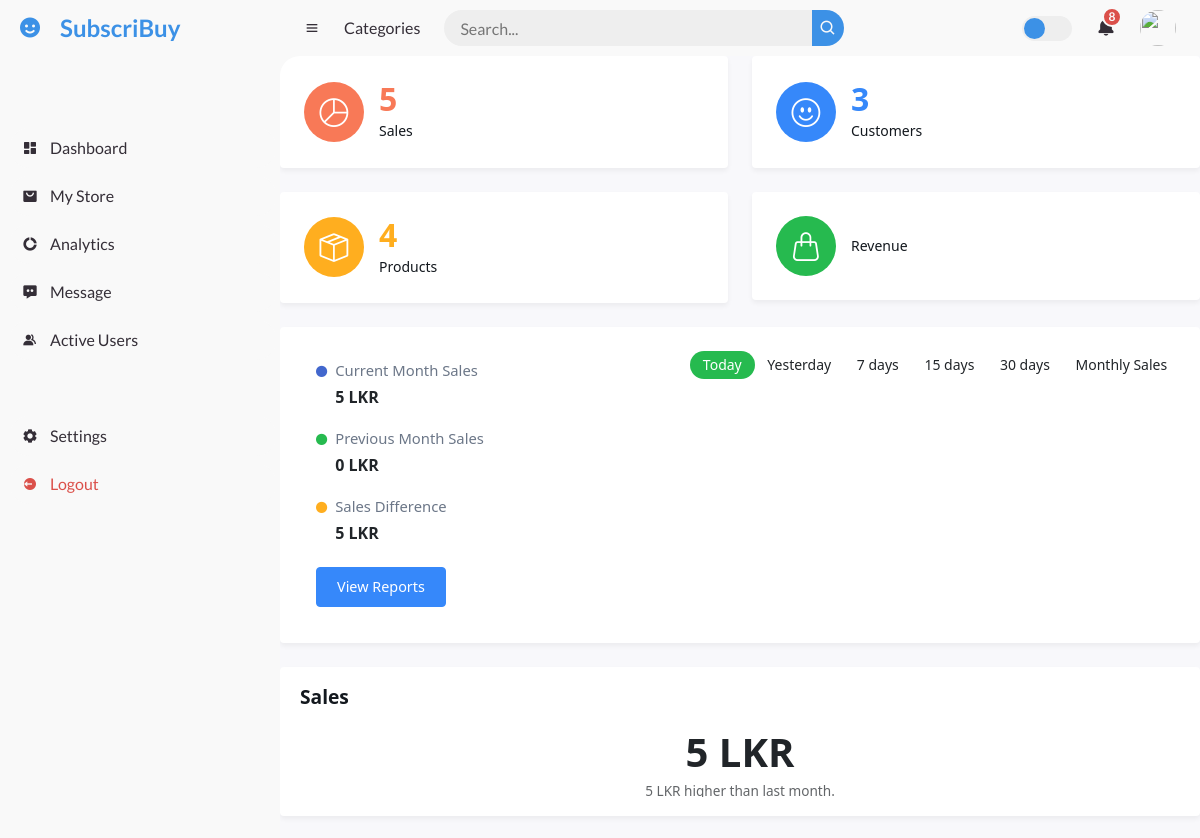
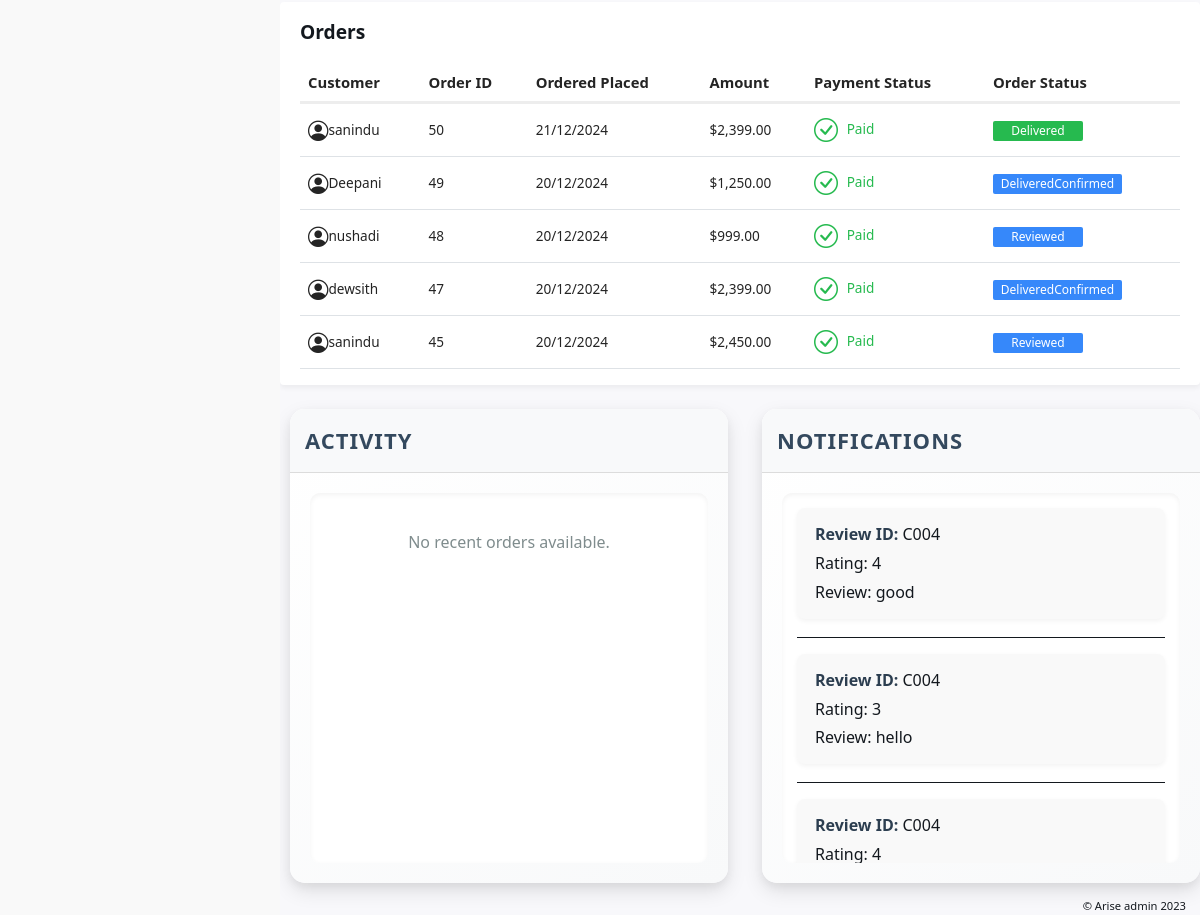
Screenshot of /admin/analytic.php with the database file from the repository (2 pictures, top to bottom).
### tables this page shows
CREATE TABLE `orders` (
  `id` int(11) NOT NULL,
  `c_id` varchar(11) NOT NULL,
  `fullname` varchar(255) NOT NULL,
  `email` varchar(255) NOT NULL,
  `address` text NOT NULL,
  `duration` varchar(50) DEFAULT NULL,
  `renieve` varchar(255) DEFAULT NULL,
  `total_price` decimal(10,2) NOT NULL,
  `payment_status` enum('pending','paid','failed') DEFAULT 'pending',
  `transaction_id` varchar(255) DEFAULT NULL,
  `order_date` timestamp NOT NULL DEFAULT current_timestamp(),
  `order_status` varchar(20) DEFAULT 'toPay'
);

CREATE TABLE `c_reviews` (
  `c_id` varchar(11) NOT NULL,
  `n_id` varchar(11) NOT NULL,
  `rating` int(11) DEFAULT NULL,
  `review_description` text DEFAULT NULL
);

### admin/analytic.php (the view, shortened to what this page needs)
<?php include('admin-header.php');
include '../dbase.php'; ?>
<!doctype html>
<html lang="en">
	<head>
		<link rel="stylesheet" href="assets/css/animate.css">
		<link rel="stylesheet" href="assets/fonts/bootstrap/bootstrap-icons.css">
		<link rel="stylesheet" href="assets/css/main.min.css">
		<link rel="stylesheet" href="assets/vendor/overlay-scroll/OverlayScrollbars.min.css">
	</head>
	<body>
			<div >
<div class="row">
    <?php
    $queries = [
        'sales' => ["SELECT COUNT(id) AS total FROM orders", 'red', 'bi-pie-chart', 'Sales'],
        'customers' => ["SELECT COUNT(c_id) AS total FROM customers", 'blue', 'bi-emoji-smile', 'Customers'],
        'items' => ["SELECT COUNT(n_id) AS total FROM items", 'yellow', 'bi-box-seam', 'Products'],
        'revenue' => ["SELECT SUM(payment_amount) AS total FROM payments", 'green', 'bi-handbag', 'Revenue']
    ];
    foreach ($queries as $key => $data) {
        $result = $conn->query($data[0]);
        if ($result && $result->num_rows > 0) {
            $row = $result->fetch_assoc();
            ?>
            <div class="col-xxl-3 col-sm-6 col-12">
                <div class="stats-tile">
                    <div class="sale-icon shade-<?= $data[1] ?>">
                        <i class="bi <?= $data[2] ?>"></i>
                    </div>
                    <div class="sale-details">
                        <h3 class="text-<?= $data[1] ?>"><?= $row['total'] ?></h3>
                        <p><?= $data[3] ?></p>
                    </div>
                </div>
            </div>
            <?php
        }
    }
    ?>
</div>
<?php
$salesQueryCurrent = "SELECT COUNT(id) AS total_sales FROM orders WHERE MONTH(order_date) = MONTH(CURDATE()) AND YEAR(order_date) = YEAR(CURDATE())";
$salesResultCurrent = $conn->query($salesQueryCurrent);
$salesDataCurrent = $salesResultCurrent->fetch_assoc();
$salesQueryPrevious = "SELECT COUNT(id) AS total_sales FROM orders WHERE MONTH(order_date) = MONTH(CURDATE()) - 1 AND YEAR(order_date) = YEAR(CURDATE())";
$salesResultPrevious = $conn->query($salesQueryPrevious);
$salesDataPrevious = $salesResultPrevious->fetch_assoc();
$salesCurrent = $salesDataCurrent['total_sales'] ?? 0;
$salesPrevious = $salesDataPrevious['total_sales'] ?? 0;
$salesGap = $salesCurrent - $salesPrevious;
?>
						<div class="row">
							<div class="col-xxl-9  col-sm-12 col-12">
								<div class="card">
									<div class="card-body">
										<div class="row">
											<div class="col-xxl-3 col-sm-4 col-12">
												<div class="reports-summary">
                                                <div class="reports-summary-block">
                <i class="bi bi-circle-fill text-primary me-2"></i>
                <div class="d-flex flex-column">
                    <h6>Current Month Sales</h6>
                    <h5><?= $salesCurrent ?> LKR</h5>
                </div>
            </div>
            <div class="reports-summary-block">
                <i class="bi bi-circle-fill text-success me-2"></i>
                <div class="d-flex flex-column">
                    <h6>Previous Month Sales</h6>
                    <h5><?= $salesPrevious ?> LKR</h5>
                </div>
            </div>
            <div class="reports-summary-block">
                <i class="bi bi-circle-fill text-warning me-2"></i>
                <div class="d-flex flex-column">
                    <h6>Sales Difference</h6>
                    <h5><?= $salesGap ?> LKR</h5>
                </div>
            </div>
													<button class="btn btn-info download-reports">View Reports</button>
												</div>
											</div>
											<div class="col-xxl-9 col-sm-8 col-12">
												<div class="row">
													<div class="col-12">
													<div class="graph-day-selection mt-2" role="group">
														<button type="button" class="btn active">Today</button>
														<button type="button" class="btn">Yesterday</button>
														<button type="button" class="btn">7 days</button>
														<button type="button" class="btn">15 days</button>
														<button type="button" class="btn">30 days</button>
														<button type="button" class="btn">Monthly Sales</button>
													</div>
													</div>
												</div>
											</div>
										</div>
									</div>
								</div>
                                    </div>
                                    <div class="col-xxl-3  col-sm-12 col-12">
                                    <div class="card">
                                <div class="card-header">
                                    <div class="card-title">Sales</div>
                                </div>
                                <div class="card-body">
                                    <div class="num-stats">
                                        <h2><?= number_format($salesGap); ?> LKR</h2>
                                        <h6 class="text-truncate">
                                            <?php if ($salesGap > 0) { ?>
                                                <?= number_format($salesGap); ?> LKR higher than last month.
                                            <?php } elseif ($salesGap < 0) { ?>
                                                <?= number_format(abs($salesGap)); ?> LKR lower than last month.
                                            <?php } else { ?>
                                                No change in sales compared to last month.
                                            <?php } ?>
                                        </h6>
                                    </div>
                                </div>
                            </div>
							</div>
					    </div>
                    <div class="row">
        <div class="col-12">
            <div class="card">
                <div class="card-header">
                    <div class="card-title">Orders</div>
                </div>
                <div class="card-body">
                    <div class="table-responsive">
                        <table class="table v-middle">
                            <thead>
                                <tr>
                                     <th>Customer</th>
            <th>Order ID</th>
            <th>Ordered Placed</th>
            <th>Amount</th>
            <th>Payment Status</th>
            <th>Order Status</th>
                                </tr>
                            </thead>
                            <tbody>
                                <?php include 'fetch_orders.php';  ?>
                            </tbody>
                        </table>
                    </div>
                </div>
            </div>
        </div>
    </div>
						<div class="row">
							<?php
include '../dbase.php';
$queryOrders = "
SELECT
    o.id AS order_id,
    o.fullname AS customer_name,
    o.total_price,
    o.payment_status,
    o.transaction_id,
    o.order_date,
    i.name AS item_name,
    i.type AS item_type,
    i.description AS item_description
FROM
    orders o
JOIN
    order_items oi ON o.id = oi.order_id
JOIN
    items i ON oi.item_id = i.n_id
ORDER BY
    o.order_date DESC
LIMIT 5;
";
$resultOrders = $conn->query($queryOrders);
$queryActivity = "SELECT * FROM c_reviews ORDER BY c_id DESC LIMIT 5";
$resultActivity = $conn->query($queryActivity);
?>
<div class="col-sm-6 col-12">
    <div class="card1">
        <div class="card-header">
            <div class="card1-title">Activity</div>
        </div>
        <div class="card-body">
            <div class="scroll370">
                <?php if ($resultOrders && $resultOrders->num_rows > 0) { ?>
                    <ul>
                        <?php while ($order = $resultOrders->fetch_assoc()) { ?>
                            <li>
                                <strong>Order ID:</strong> <?php echo htmlspecialchars($order['order_id']); ?><br>
                                Customer: <?php echo htmlspecialchars($order['customer_name']); ?><br>
                                Order Date: <?php echo htmlspecialchars($order['order_date']); ?><br>
                                Total Amount: $<?php echo number_format($order['total_price'], 2); ?><br>
                            </li>
                            <hr>
                        <?php } ?>
                    </ul>
                <?php } else { ?>
                    <p>No recent orders available.</p>
                <?php } ?>
            </div>
        </div>
    </div>
</div>
<div class="col-sm-6 col-12">
    <div class="card1">
        <div class="card-header">
            <div class="card1-title">Notifications</div>
        </div>
        <div class="card-body">
            <div class="scroll370">
                <?php if ($resultActivity && $resultActivity->num_rows > 0) { ?>
                    <ul>
                        <?php while ($activity = $resultActivity->fetch_assoc()) { ?>
                            <li>
                                <strong>Review ID:</strong> <?php echo htmlspecialchars($activity['c_id']); ?><br>
                                Rating: <?php echo htmlspecialchars($activity['rating']); ?><br>
                                Review: <?php echo htmlspecialchars($activity['review_description']); ?><br>
                            </li>
                            <hr>
                        <?php } ?>
                    </ul>
                <?php } else { ?>
                    <p>No recent activity available.</p>
                <?php } ?>
            </div>
        </div>
    </div>
</div>
						</div>
					</div>
					<div class="app-footer">
						<span>© Arise admin 2023</span>
					</div>
	</body>
</html>

### admin/fetch_orders.php (shortened to what this page needs)
<?php
include '../dbase.php';
$query = "SELECT id, fullname, total_price, payment_status, order_date,order_status FROM orders ORDER BY order_date DESC";
$result = $conn->query($query);
if ($result->num_rows > 0) {
    while($row = $result->fetch_assoc()) {
        echo "<tr>";
        echo "<td><div class='media-box'><i class='bi bi-person-circle' style='font-size: 1.5em;'></i><div class='media-box-body'><div class='text-truncate'>" . htmlspecialchars($row['fullname']) . "</div></div></div></td>";
        echo "<td>" . $row['id'] . "</td>";
        echo "<td>" . date('d/m/Y', strtotime($row['order_date'])) . "</td>";
        echo "<td>$" . number_format($row['total_price'], 2) . "</td>";
        echo "<td><span class='text-" . ($row['payment_status'] == 'paid' ? "green" : ($row['payment_status'] == 'failed' ? "red" : "blue")) . " td-status'><i class='bi " . ($row['payment_status'] == 'paid' ? "bi-check-circle" : ($row['payment_status'] == 'failed' ? "bi-x-circle" : "bi-clock-history")) . "'></i> " . ucfirst($row['payment_status']) . "</span></td>";
        echo "<td><span class='badge shade-" . ($row['order_status'] == 'delivered' ? "green" : ($row['order_status'] == 'cancelled' ? "red" : "blue")) . " min-90'>" . ucfirst($row['order_status']) . "</span></td>";
        echo "</tr>";
    }
} else {
    echo "<tr><td colspan='6'>No orders found</td></tr>";
}
?>

### admin/style.css (style rules this page uses)
* { margin: 0; padding: 0; box-sizing: border-box; }
li { list-style: none; }
:root { --poppins: 'Poppins', sans-serif; --lato: 'Lato', sans-serif; --light: #F9F9F9; --blue: #3C91E6; --light-blue: #CFE8FF; --grey: #eee; --dark-grey: #AAAAAA; --dark: #342E37; --red: #DB504A; --yellow: #FFCE26; --light-yellow: #FFF2C6; --orange: #FD7238; --light-orange: #FFE0D3; }
html { overflow-x: hidden; }
body { background: var(--grey); overflow-x: hidden; }
table { width: 100%; }
th { background-color: #f1f8f6; color: black; font-weight: 600; padding: 12px; text-align: left; }
td { padding: 12px 15px; border-bottom: 1px solid #ddd; text-align: left; color: #333; }
tr:nth-child(even) { background-color: #f9f9f9; }

### admin/mystorestyle.css (style rules this page uses)
body { font-family: 'Poppins', sans-serif; background-color: #f0f0f0; }
h2 { font-size: 24px; margin-bottom: 20px; color: #333; }

### admin/analytic.php (style rules this page uses)
.table-responsive { max-height: 400px; overflow-y: auto; display: block; }
.table { width: 100%; margin-bottom: 0; }
thead th { position: sticky; top: 0; background-color: #fff; z-index: 10; }
.card1 { margin-left: 10px; border: none; border-radius: 15px; background: linear-gradient(145deg, #ffffff, #f8f9fa); box-shadow: 0 8px 20px rgba(0, 0, 0, 0.1), 0 4px 10px rgba(0, 0, 0, 0.05); transition: transform 0.3s ease, box-shadow 0.3s ease; }
.card1 .card-header { padding: 15px; border-bottom: 1px solid #dcdcdc; background: #f8f9fa; border-radius: 15px 15px 0 0; }
.card1 .card1-title { font-size: 22px; font-weight: 700; color: #34495e; text-transform: uppercase; letter-spacing: 1px; margin: 0; }
.card1 .card-body { padding: 20px; }
.scroll370 { max-height: 400px; overflow-y: auto; padding: 15px; border-radius: 10px; background: #ffffff; box-shadow: inset 0 2px 5px rgba(0, 0, 0, 0.05); }
.scroll370 ul { list-style-type: none; padding: 0; margin: 0; }
.scroll370 ul li { margin-bottom: 18px; line-height: 1.8; padding: 12px 18px; background: #f9f9f9; border-radius: 8px; box-shadow: 0 2px 5px rgba(0, 0, 0, 0.05); transition: background-color 0.3s ease, transform 0.3s ease; }
.scroll370 ul li strong { font-weight: 600; color: #2c3e50; }
.scroll370 p { font-size: 16px; color: #7f8c8d; text-align: center; margin: 20px 0; }

### rows the page displays
orders: fullname "sanindu", id "50", order_date "21/12/2024", total_price "2,399.00", payment_status "Paid", order_status "Delivered"
orders: fullname "Deepani", id "49", order_date "20/12/2024", total_price "1,250.00", payment_status "Paid", order_status "DeliveredConfirmed"
orders: fullname "nushadi", id "48", order_date "20/12/2024", total_price "999.00", payment_status "Paid", order_status "Reviewed"
orders: fullname "dewsith", id "47", order_date "20/12/2024", total_price "2,399.00", payment_status "Paid", order_status "DeliveredConfirmed"
orders: fullname "sanindu", id "45", order_date "20/12/2024", total_price "2,450.00", payment_status "Paid", order_status "Reviewed"
c_reviews: c "C004", rating "4", review_description "good"
c_reviews: c "C004", rating "3", review_description "hello"
c_reviews: c "C004", rating "4"

### other values shown
$row['total'] "5"
$data[3] "Sales"
$row['total'] "3"
$data[3] "Customers"
$row['total'] "4"
$data[3] "Products"
$data[3] "Revenue"
$salesCurrent "5"
$salesPrevious "0"
$salesGap "5"
